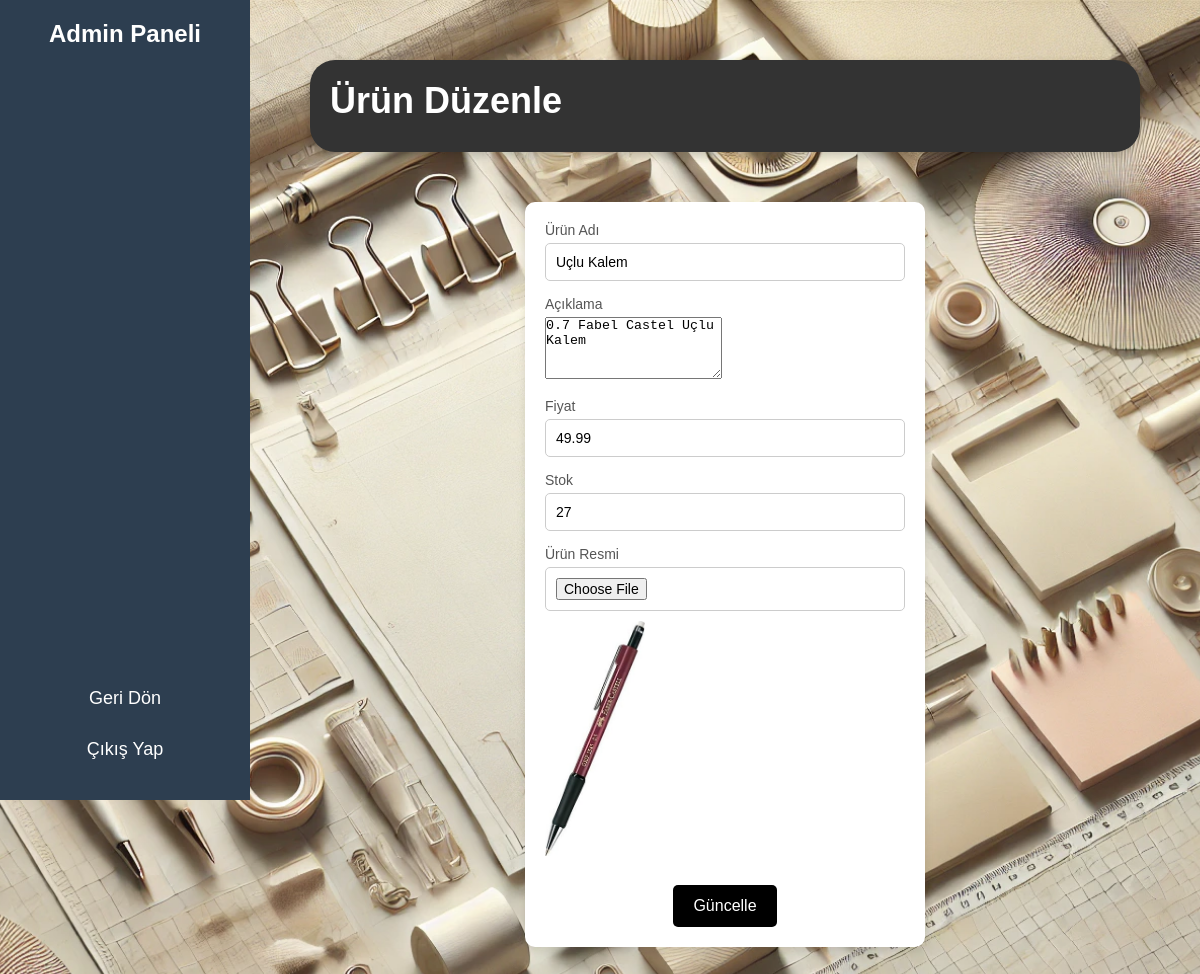
Page /admin/edit_product.php?id=30 (signed in) on the committed database.
### tables this page shows
CREATE TABLE `products` (
  `id` int(11) NOT NULL,
  `name` varchar(255) NOT NULL,
  `description` text,
  `price` decimal(10,2) NOT NULL,
  `image` varchar(255) DEFAULT NULL,
  `created_at` timestamp NOT NULL DEFAULT CURRENT_TIMESTAMP,
  `stock` int(11) NOT NULL DEFAULT '0'
);

### admin/edit_product.php (the view, shortened to what this page needs)
<?php
include('../db/connection.php');
if (isset($_GET['id'])) {
    $product_id = $_GET['id'];
    $query = "SELECT * FROM products WHERE id = ?";
    $stmt = $conn->prepare($query);
    $stmt->bind_param('i', $product_id);
    $stmt->execute();
    $result = $stmt->get_result();
    if ($result->num_rows > 0) {
        $product = $result->fetch_assoc();
    } else {
        echo "Ürün bulunamadı!";
        exit;
    }
} else {
    echo "Geçersiz ürün ID!";
    exit;
}
?>
<!DOCTYPE html>
<html lang="tr">
<head>
    <link rel="stylesheet" href="../css/style.css">
</head>
<body>
    <div class="admin-container">
        <div class="sidebar">
            <div class="sidebar-header">
                <h2>Admin Paneli</h2>
            </div>
            <ul class="sidebar-links">
                <li><a href="view_products.php" class="sidebar-link">Geri Dön</a></li>
                <li><a href="logout.php" class="sidebar-link">Çıkış Yap</a></li>
            </ul>
        </div>
        <div class="main-content">
            <div class="main-header">
                <h1>Ürün Düzenle</h1>
            </div>
            <form action="edit_product.php?id=<?php echo $product_id; ?>" method="POST" enctype="multipart/form-data" class="form-container">
                <div class="form-group">
                    <label for="name">Ürün Adı</label>
                    <input type="text" id="name" name="name" value="<?php echo $product['name']; ?>" required>
                </div>
                <div class="form-group">
                    <label for="description">Açıklama</label>
                    <textarea id="description" name="description" rows="4" required><?php echo $product['description']; ?></textarea>
                </div>
                <div class="form-group">
                    <label for="price">Fiyat</label>
                    <input type="text" id="price" name="price" value="<?php echo $product['price']; ?>" required>
                </div>
                <div class="form-group">
                    <label for="stock">Stok</label>
                    <input type="number" id="stock" name="stock" value="<?php echo $product['stock']; ?>" required>
                </div>
                <div class="form-group">
                    <label for="image">Ürün Resmi</label>
                    <input type="file" id="image" name="image">
                    <img src="<?php echo $product['image']; ?>" alt="Ürün Resmi" style="width: 100px; margin-top: 10px;">
                </div>
                <button type="submit" class="btn">Güncelle</button>
            </form>
        </div>
    </div>
</body>
</html>

### css/style.css (style rules this page uses)
* { margin: 0; padding: 0; box-sizing: border-box; }
html, body { margin: 0; padding: 0; min-height: 100%; background-image: url('../images/arkaplan8.png'); background-size: cover; background-repeat: no-repeat; background-position: center; font-family: Arial, sans-serif; color: #fff; text-align: center; }
.form-container { max-width: 400px; margin: 50px auto; padding: 20px; background-color: white; border-radius: 10px; box-shadow: 0 4px 8px rgba(0, 0, 0, 0.1); text-align: center; }
.form-group { margin-bottom: 15px; text-align: left; }
.form-group label { display: block; font-size: 14px; margin-bottom: 5px; color: #555; }
.form-group input { width: 100%; padding: 10px; border: 1px solid #ccc; border-radius: 5px; font-size: 14px; outline: none; transition: border-color 0.3s; }
.btn { background-color: #007bff; color: white; border: none; padding: 10px 15px; border-radius: 5px; cursor: pointer; font-size: 16px; transition: background-color 0.3s; margin-top: 10px; }
.main-header { background-color: #333; color: white; padding: 20px; border-radius: 25px; margin: 20px; box-shadow: 0 4px 10px rgba(0, 0, 0, 0.2); }
.admin-container { display: flex; min-height: 100vh; font-family: Arial, sans-serif; }
.sidebar { background-color: #2d3e50; color: white; width: 250px; padding: 20px; height: 100vh; display: flex; flex-direction: column; justify-content: space-between; }
.sidebar-header { text-align: center; margin-bottom: 30px; }
.sidebar-header h2 { font-size: 24px; }
.sidebar-links { list-style: none; padding-left: 0; }
.sidebar-link { text-decoration: none; color: white; padding: 10px; display: block; margin: 10px 0; font-size: 18px; border-radius: 4px; transition: background-color 0.3s ease; }
.main-content { flex-grow: 1; padding: 40px; }
.main-header { display: flex; text-align: center; margin-bottom: 30px; }
.main-header h1 { font-size: 36px; margin-bottom: 10px; }
.btn { display: inline-block; text-decoration: none; padding: 12px 20px; border-radius: 5px; color: white; background-color: #000000; transition: background-color 0.3s ease; }

### rows in the picture
products: name "Uçlu Kalem", description "0.7 Fabel Castel Uçlu Kalem", price "49.99", stock "27", image (picture)
